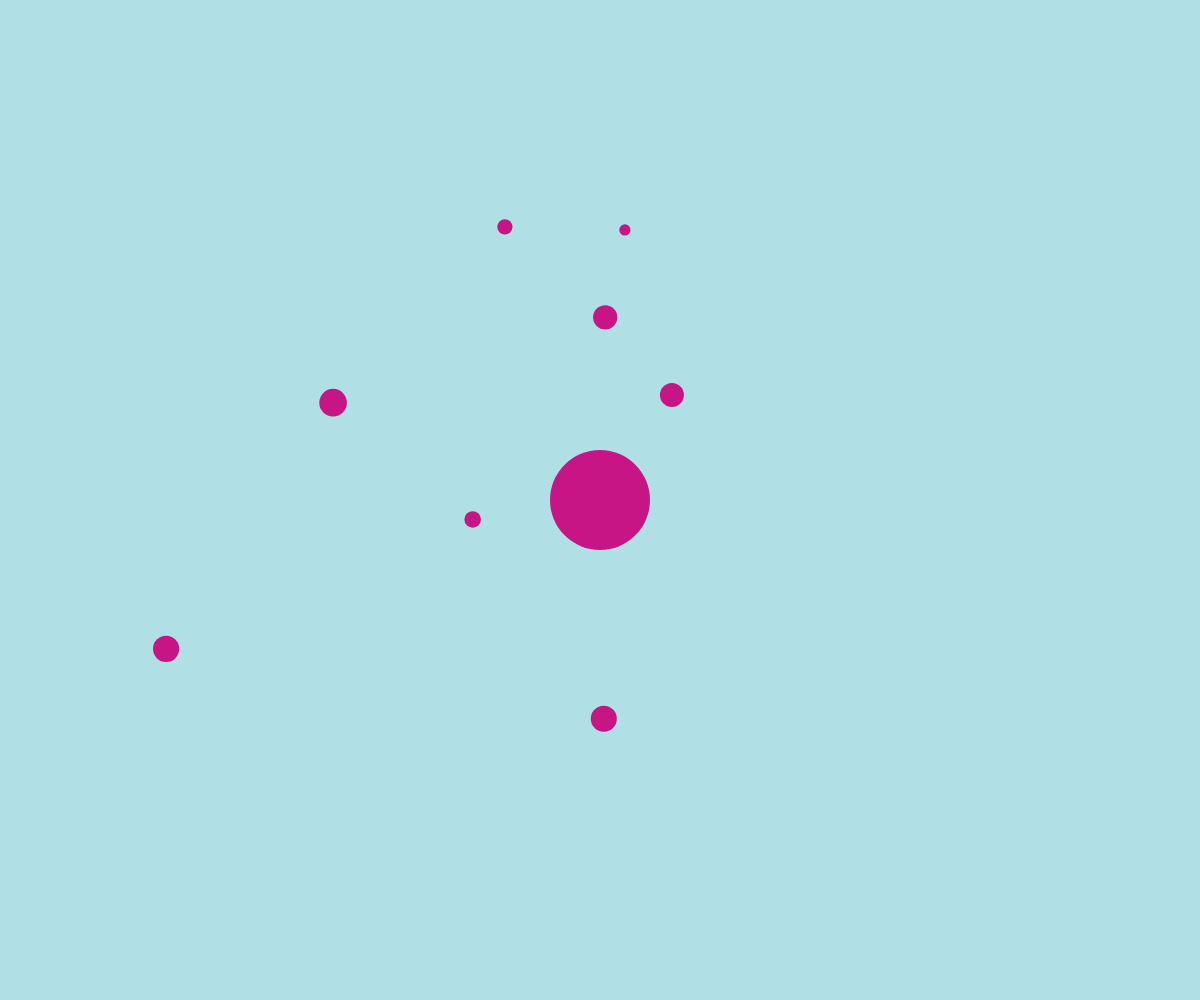
Frame 1 (no input)
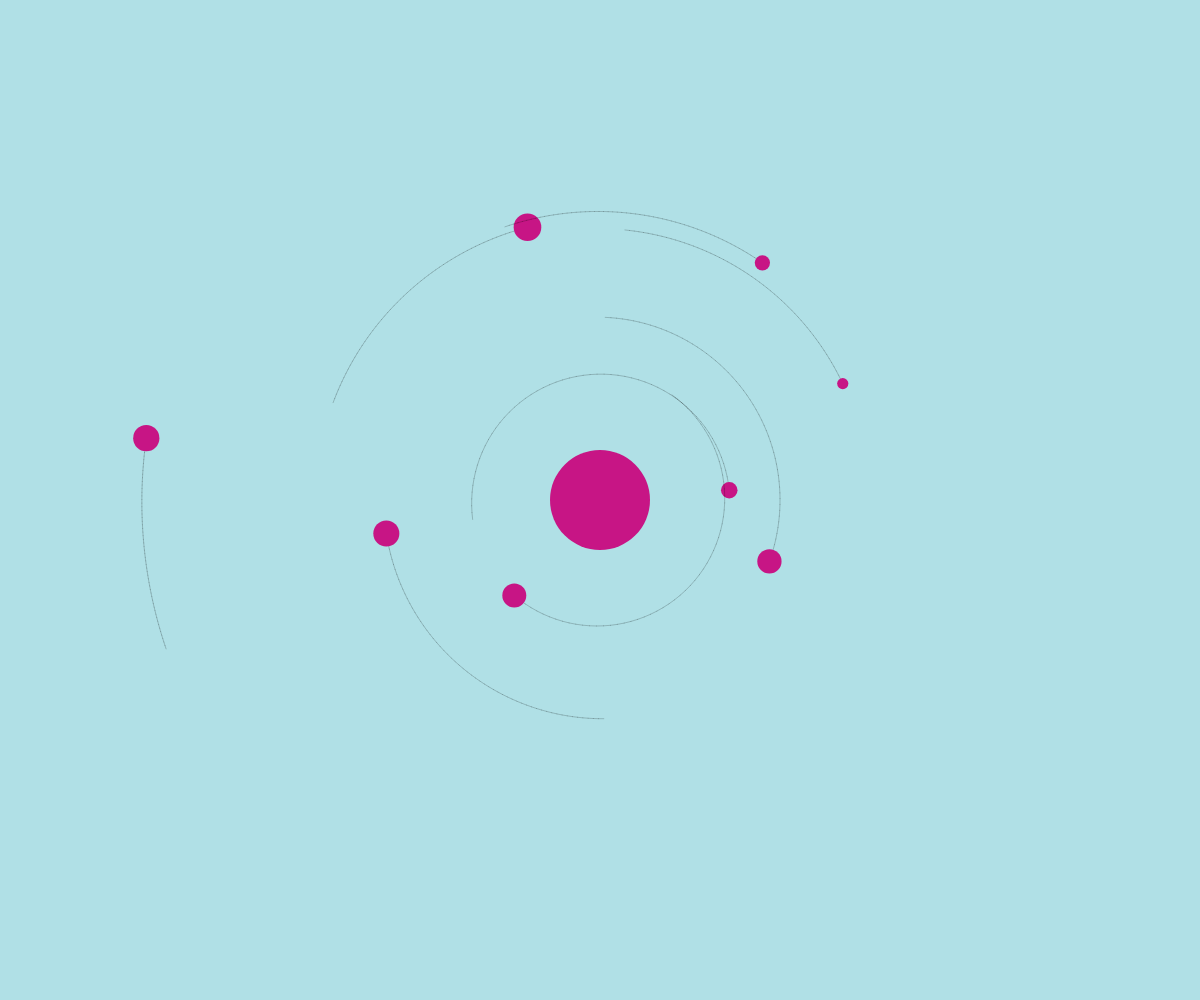
Frame 60 (no input)
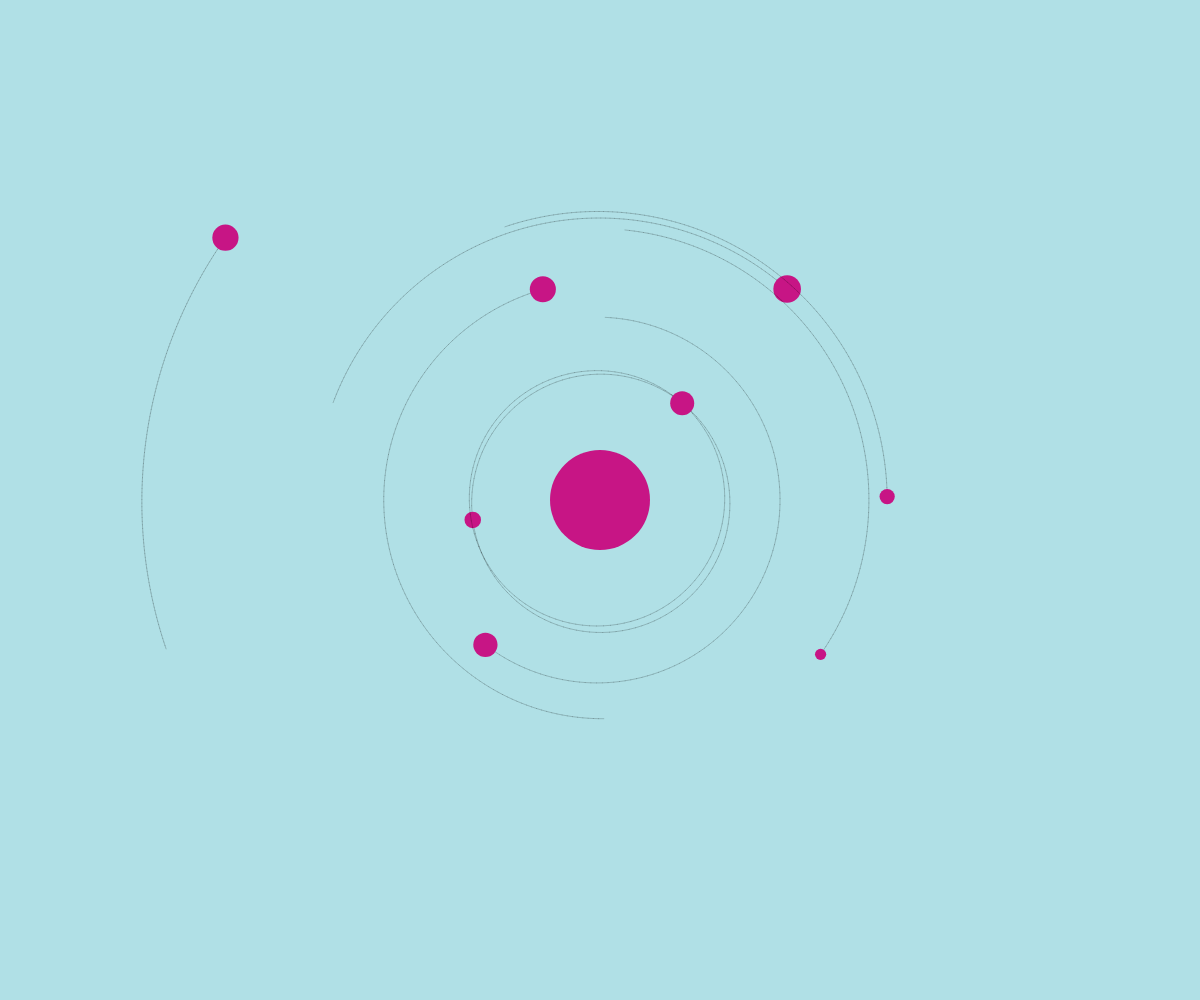
Frame 120 (the mouse pressed at the canvas centre since frame 60)

The p5.js sketch that drew these frames (run headless with seeded random() and noise() and a simulated clock; from frame 60 on, the mouse is pressed at the canvas centre):

// p5.js sketch
// ── sketch.js
let planets = []
let sun
let numPlanets = 8
let G = 120

function setup() {
  createCanvas(windowWidth,windowHeight)
  sun = new Body(50,createVector(0,0),createVector(0,0))

  for (let i = 0; i < numPlanets; i++) {
    let mass = random(5, 15)
    let radius = random(sun.d, min(windowWidth/2,windowHeight/2))
    let angle = random(0, TWO_PI)
    let planetPos = createVector(radius * cos(angle), radius * sin(angle))
    let planetVel = planetPos.copy()
    if (random(1) < 0.1) planetVel.rotate(-HALF_PI)
    else planetVel.rotate(HALF_PI)  // Direction of orbit
    planetVel.normalize()
    planetVel.mult( sqrt((G * sun.mass)/(radius)) ) // Circular orbit velocity

    planets.push( new Body(mass, planetPos, planetVel) )
  }
}

function draw() {
  background(176, 224, 230)
  translate(width/2, height/2)
  for (let i = numPlanets-1; i >= 0; i--) {
    sun.attract(planets[i])
    planets[i].move()
    planets[i].show()
  }
  sun.show()
}


function Body(_mass, _pos, _vel){
  this.mass = _mass
  this.pos = _pos
  this.vel = _vel
  this.d = this.mass*2
  this.thetaInit = 0
  this.path = []
  this.pathLen = Infinity

  this.show = function() {
    stroke(0,50)
    for (let i = 0; i < this.path.length-2; i++) {
      line(this.path[i].x, this.path[i].y, this.path[i+1].x, this.path[i+1].y,)
    }
    fill(199, 21, 133); noStroke(0);
    ellipse(this.pos.x, this.pos.y, this.d, this.d)
  }


  this.move = function() {
    this.pos.x += this.vel.x
    this.pos.y += this.vel.y
    this.path.push(createVector(this.pos.x,this.pos.y))
    if (this.path.length > 200) this.path.splice(0,1)
  }

  this.applyForce = function(f) {
    this.vel.x += f.x / this.mass
    this.vel.y += f.y / this.mass
  }

  this.attract = function(child) {
    let r = dist(this.pos.x, this.pos.y, child.pos.x, child.pos.y)
    let f = (this.pos.copy()).sub(child.pos)
    f.setMag( (G * this.mass * child.mass)/(r * r) )
    child.applyForce(f)
  }

}
